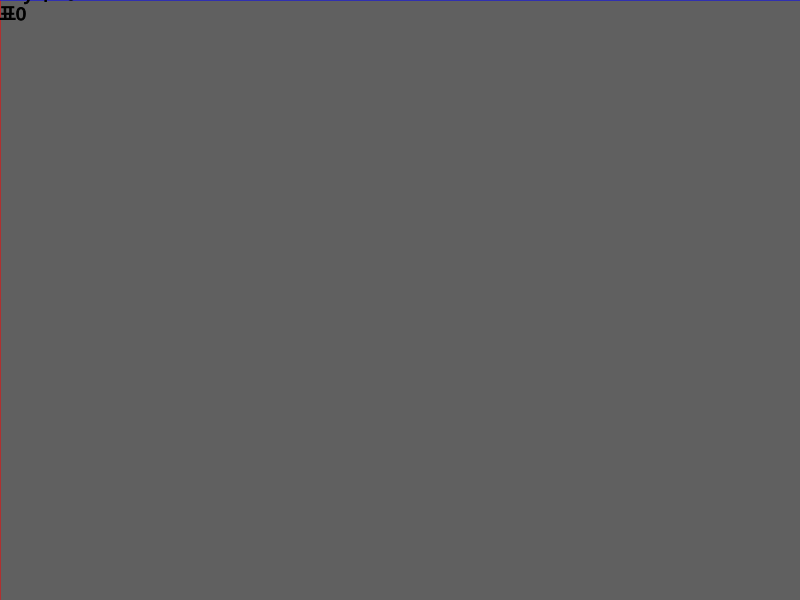
Frame 1 (no input)
Frame 60 (no input): identical to frame 1, image omitted
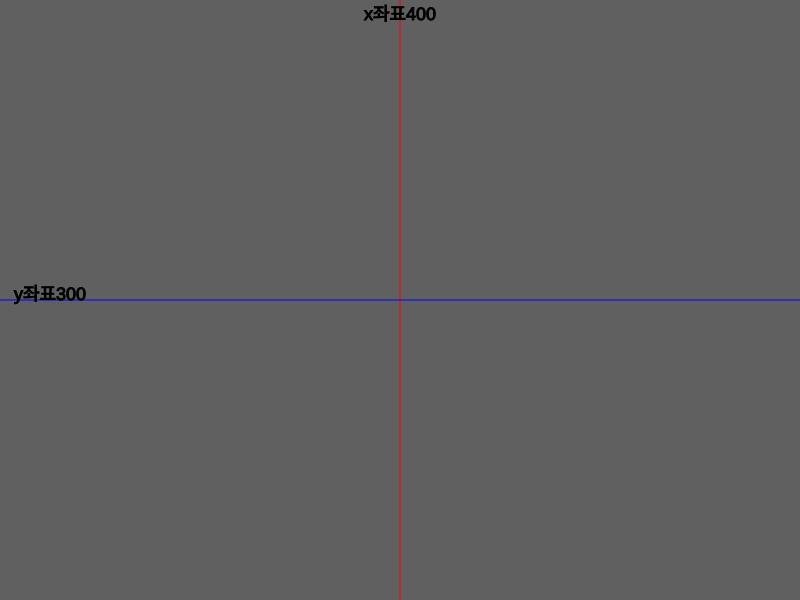
Frame 120 (the mouse pressed at the canvas centre since frame 60)

The p5.js sketch that drew these frames (run headless with seeded random() and noise() and a simulated clock; from frame 60 on, the mouse is pressed at the canvas centre):

// p5.js sketch
// ── sketch.js
/// <reference path="../../lib/p5.global-mode.d.ts"/>

function setup()
{
    createCanvas(800,600);
    textSize(24);
    textAlign(CENTER);
}

function draw()
{
   background(96,96,96);
   stroke(255,0,0);
   line(mouseX,0,mouseX,height);
   stroke(0,0,255);
   line(0,mouseY,width,mouseY);
   stroke(0,0,0);
   textSize(18);
   textAlign(CENTER);
   text("y좌표"+parseInt(mouseY),50,mouseY);
   textSize(18);
   textAlign(CENTER);
   text("x좌표"+parseInt(mouseX),mouseX,20);
}
